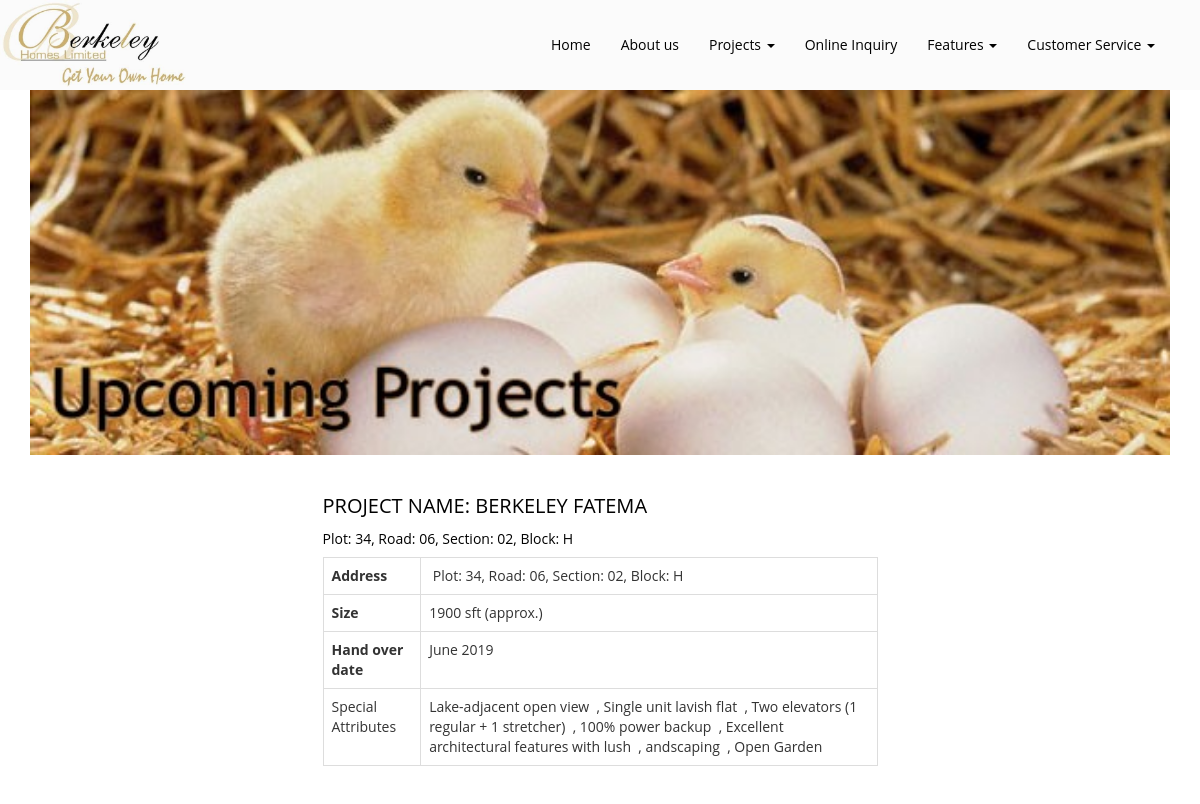
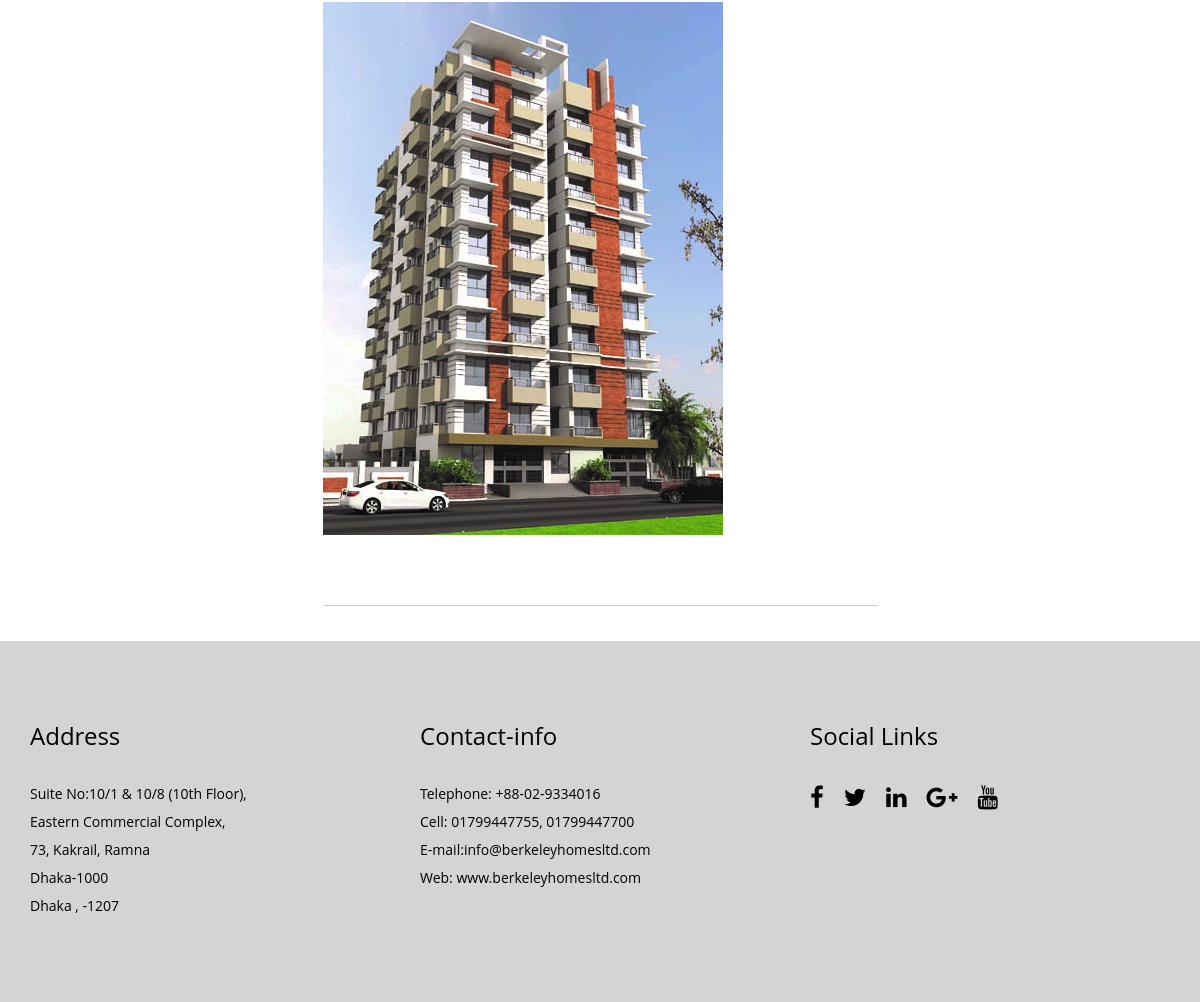
The app's page /up-comming-project.php with its own data (2 pictures, top to bottom).
### tables this page shows
CREATE TABLE IF NOT EXISTS `projects` (
  `id` int(50) NOT NULL AUTO_INCREMENT,
  `projects_description` longtext NOT NULL,
  `project_img` varchar(200) NOT NULL,
  `project_cat` varchar(30) NOT NULL,
  PRIMARY KEY (`id`)
);

### config/dbconfig.php (called while the page is built, shortened)
<?php
	class Database{
	 	private $host   = "localhost";
	 	private $user   = "root";
	 	private $pass   = "";
	 	private $dbname = "berkeley";
	 	private $pdo;
		public function connectDB()
		{
			$this->pdo = new PDO('mysql:host='.$this->host.';dbname='.$this->dbname,$this->user,$this->pass);
			$this->pdo->setAttribute(PDO::ATTR_ERRMODE, PDO::ERRMODE_EXCEPTION);
		}
		public function selection($tbName,$data=array())
		{
			$sql  = 'SELECT ';
			if(array_key_exists('select', $data)){ $i=0;
				foreach ($data['select'] as $value) { ++$i;
					($i>1) ? $sql .= ",".$value : $sql .= $value;
				}
			}else{
				$sql .= "*";
			}
			$sql .= " FROM ".$tbName." ";
			if(array_key_exists('where', $data)){
				$sql .= " where "; $i = 0;
				foreach ($data['where'] as $key => $value) { ++$i;
					$and  = ($i>1) ? ' and ':'';
					$sql .= "$and"."$key=:$key";
				}
			}
			$prepareQuery = $this->pdo->prepare($sql);
			if(array_key_exists('where', $data)){
				foreach ($data['where'] as $key => $value) {
					$prepareQuery->bindValue(":$key",$value);
				}
			}
			$executeQuery = $prepareQuery->execute();
			if(array_key_exists('return_type', $data)){
				switch ($data['return_type']) {
					case 'all':
						return $prepareQuery->fetchAll(PDO::FETCH_ASSOC);
						break;
				}
			}
		}
	}
?>

### inc/important_header_file.php (called while the page is built, shortened)
<?php
    require_once (__DIR__.'/../config/dbconfig.php');
    $db = new Database;

### up-comming-project.php (the view)
<?php
	require_once (__DIR__.'/inc/important_header_file.php');
	require_once "inc/header.php";
?>
<div class="container">
	<div class="hero-img">
		<img src="img/upcomming-hero.jpg" style="width: 100%;margin-bottom: 20px;" alt="">
	</div>
</div>
<div class="project_details_area">
	<div class="container">
		<div class="row">
			<div class="col-md-6 col-md-offset-3">
			<?php
			    $tbName = "projects";
			    $selectArr = array(
			      'where' => array('project_cat'=>'comming_project'),
			      'return_type' => 'all'
			    );
			    $selectAll = $db->selection($tbName,$selectArr);
			    if($selectAll){
			        foreach ($selectAll as $key => $value) {
			?>
					<div class="project-one">
						<div class="project-desc">
							<?php echo $value['projects_description'];  ?>
						</div>
						<?php if($value['project_img']){ ?>
						<div class="project-img">
						<img src="img/project/<?php echo $value['project_img'];  ?>" alt="">
						</div>
						<?php } ?>
						<hr><br>
					</div>
			<?php
				} }else{
					echo "no upcomming product yet now.";
				}
			?>
			</div>
		</div>
	</div>
</div>
<?php
	require_once "inc/footer.php";
?>

### inc/header.php (shortened to what this page needs)
<!DOCTYPE html>
<html>
    <head>
        <link rel="stylesheet" href="https://cdnjs.cloudflare.com/ajax/libs/font-awesome/4.7.0/css/font-awesome.css">
        <link rel="stylesheet" href="css/bootstrap.min.css">
        <link rel="stylesheet" href="css/normalize.css">
        <link rel="stylesheet" href="css/lightbox.min.css">
        <link rel="stylesheet" href="css/style.css">
    </head>
    <body>
    <div class="main-nav-area clearfix">
		<nav class="navbar">
		  <div class="container">
		   <div class="row">
			<div class="navbar-header">
			  <a class="navbar-brand" href="index.php"><img src="img/logo.jpg" alt="logo"></a>
			</div>
			<div class="collapse navbar-collapse" id="bs-example-navbar-collapse-1">
			  <ul class="nav navbar-nav main-menu pull-right">
				<li><a href="index.php">Home</a></li>
				<li><a href="about-us.php">About us</a></li>
				<li class="dropdown">
					<a class="dropdown-toggle" data-toggle="dropdown" href="#">Projects
					<span class="caret"></span></a>
      			</li>
				<li><a href="#">Online Inquiry</a></li>
				<li class="dropdown">
					<a class="dropdown-toggle" data-toggle="dropdown" href="#">Features
					<span class="caret"></span></a>
				</li>
				<li class="dropdown">
  					<a class="dropdown-toggle" data-toggle="dropdown" href="#">Customer Service
  					<span class="caret"></span></a>
      			</li>
			  </ul>
			</div>
			</div>
		  </div>
		</nav>
   </div>

### inc/footer.php (shortened to what this page needs)
   <div class="footer-area section-padding">
   	<div class="container">
   		<div class="row">
   			<div class="col-md-4">
   				<div class="addres-area">
   					<h4>Address</h4>
   					<p>Suite No:10/1 & 10/8 (10th Floor),</p>
   					<p>Eastern Commercial Complex,</p>
   					<p>73, Kakrail, Ramna</p>
   					<p>Dhaka-1000</p>
   					<p>Dhaka , -1207</p>
   				</div>
   			</div>
   			<div class="col-md-4">
   				<div class="contact-info">
   					<h4>Contact-info</h4>
   					<p>Telephone: +88-02-9334016</p>
   					<p>Cell: 01799447755, 01799447700</p>
            <p>E-mail:info@berkeleyhomesltd.com</p>
   					<p>Web: www.berkeleyhomesltd.com</p>
   				</div>
   			</div>
   			<div class="col-md-4">
   				<div class="addres-area">
   					<h4>Social Links</h4>
					<ul class="footer-social-links">
						<li><a href="#"><i class="fa fa-facebook"></i></a></li>
						<li><a href="#"><i class="fa fa-twitter"></i></a></li>
						<li><a href="#"><i class="fa fa-linkedin"></i></a></li>
						<li><a href="#"><i class="fa fa-google-plus"></i></a></li>
						<li><a href="#"><i class="fa fa-youtube"></i></a></li>
					</ul>
   				</div>
   			</div>
   		</div>
   	</div>
   </div>
    </body>
</html>

### css/style.css (style rules this page uses)
* { margin:0px; padding:0px; outline:0px; box-sizing:border-box; -moz-box-sizing: border-box; -webkit-box-sizing: border-box; }
html, body { font-family : 'Open Sans', sans-serif; font-size : 14px; width : 100%; height : 100%; }
a { text-decoration:none; }
h4 { font-size: 24px; }
h5 { font-size: 20px; }
p { font-size:1em; margin: 0px; line-height: 2; }
h1, h2, h3, h4, h5, h6, p, a { color: #000; margin: 0px; padding: 0px; outline: 0px; }
.section-padding { padding: 82px 0px; }
hr { display: block; height: 1px; border: 0; border-top: 1px solid #ccc; margin: 1em 0; padding: 0; }
audio, canvas, iframe, img, svg, video { vertical-align: middle; }
.main-nav-area { background: #FBFBFB; }
.navbar { position: relative; min-height: 50px; margin-bottom: 20px; border: 0px solid transparent; }
.navbar-brand { float: left; height: 50px; padding: 0px 0px; font-size: 18px; line-height: 20px; }
.navbar-header > a > img { width: 186px; }
.main-menu { margin-top: 20px; }
.project_details_area { padding-top: 20px; }
.project-desc { margin-bottom: 20px; }
.project-img { margin-bottom: 70px; margin-top: -80px; }
.footer-area { background: #D4D4D4; }
ul { margin: 0px; padding: 0px; list-style-type: none; }
ul>li { float: left; }
.footer-social-links>li { margin-right: 20px; font-size:24px }
.addres-area>h4, .contact-info>h4, .addres-area>h4 { margin-bottom: 30px; }
.clearfix:before, .clearfix:after { content: " "; display: table; }
.clearfix:after { clear: both; }

### records on screen
projects: projects_description "PROJECT NAME: BERKELEY FATEMA Plot: 34, Road: 06, Section: 02, Block: H Address Plot: 34, Road: 06, Section: 02, Block: H Size 1900 sft (approx.) Hand over date June 2019 Special Attributes Lake-adjacent open view , Single unit lavish flat , Two elevators (1 regular + 1 stretcher) , 100% power backup , Excellent architectural features with lush , andscaping , Open Garden", project_img (picture)
